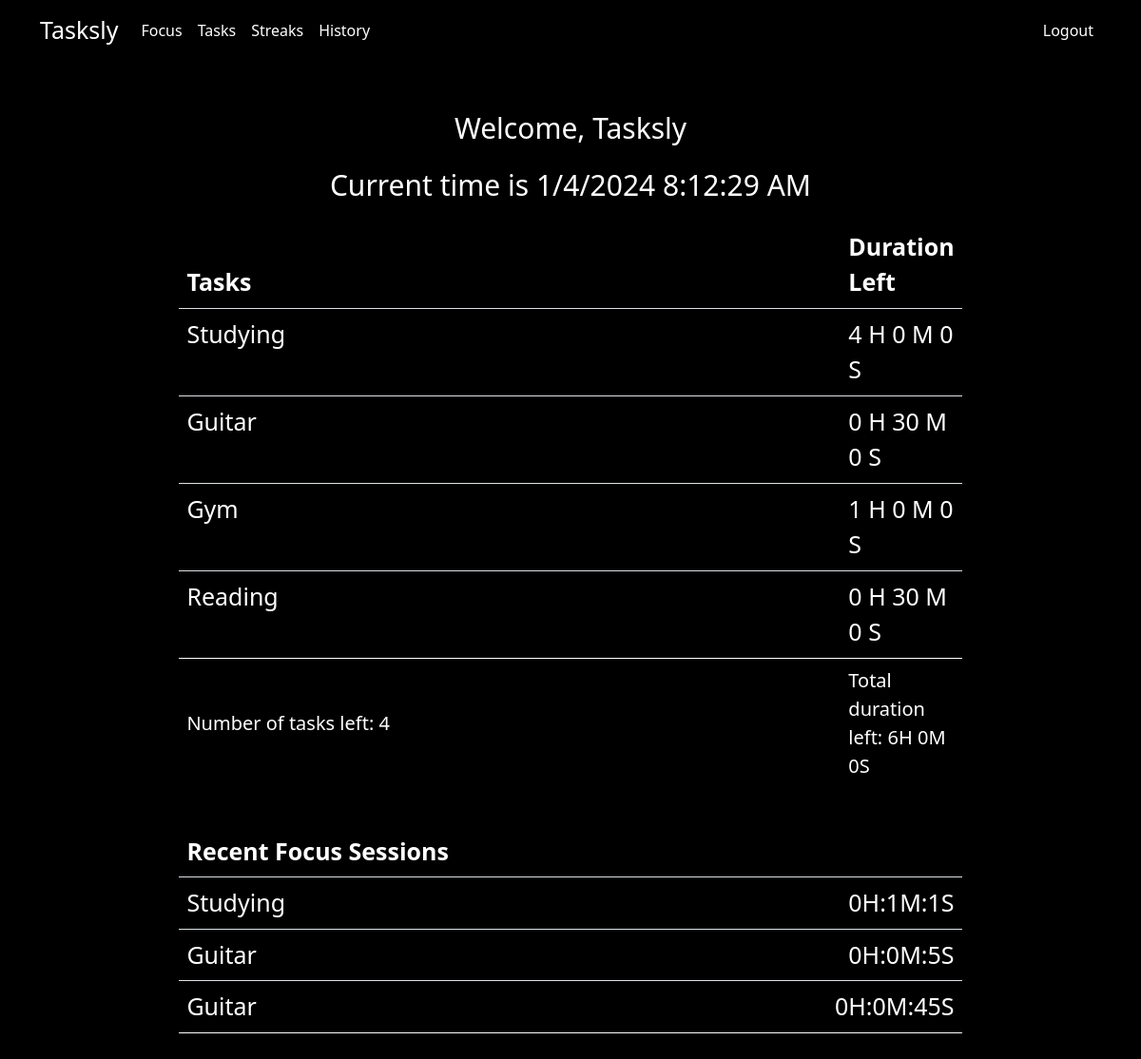
The page / (signed in) on the database its author committed.
### tables this page shows
CREATE TABLE users (
id INTEGER PRIMARY KEY AUTOINCREMENT NOT NULL,
username TEXT NOT NULL,
hash TEXT NOT NULL,
salt TEXT NOT NULL);

CREATE TABLE tasks(
user_id INTEGER NOT NULL,
id INTEGER PRIMARY KEY AUTOINCREMENT,
task TEXT NOT NULL,
goal_hours INTEGER NOT NULL,
goal_minutes INTEGER NOT NULL,
FOREIGN KEY (user_id) REFERENCES users(id));

CREATE TABLE history(
user_id INTEGER NOT NULL,
task_id INTEGER NOT NULL,
id INTEGER PRIMARY KEY AUTOINCREMENT,
duration_hours INTEGER NOT NULL,
duration_minutes INTEGER NOT NULL,
duration_seconds INTEGER NOT NULL,
time DATETIME NOT NULL,
FOREIGN KEY (user_id) REFERENCES users(id),
FOREIGN KEY (task_id) REFERENCES tasks(id));

### app.py (the view)
@app.route('/')
@login_required
def index():
    cursor = db.execute("SELECT * FROM users WHERE id = ?", (session["user_id"],))
    row = cursor.fetchone()
    cursor = db.execute("SELECT * FROM tasks WHERE user_id = ?", (session["user_id"],))
    tasks = cursor.fetchall()
    if row:
        user = row["username"]
        query = """
        SELECT history.id, tasks.task, history.duration_hours, history.duration_minutes, history.duration_seconds, history.time
        FROM history
        JOIN tasks ON history.task_id = tasks.id
        WHERE history.user_id = ?
        ORDER BY time DESC LIMIT 3
        """
        cursor = db.execute(query, (session["user_id"],))
        history = cursor.fetchall()
        duration_left = []
        cursor = db.execute("SELECT * FROM tasks WHERE user_id = ?", (session["user_id"],))
        task_duration = cursor.fetchall()
        for task in task_duration:
            hours = task["goal_hours"]
            minutes = task["goal_minutes"]
            seconds = hours * 3600 + minutes * 60
            duration_left.append({"id": task["id"], "duration": seconds})
        today_date = datetime.now()
        start_of_day = today_date.replace(hour = 0, minute = 0, second = 0, microsecond = 0)
        end_of_day = start_of_day + timedelta(days=1) - timedelta(microseconds=1)
        query = """
        SELECT tasks.id, tasks.task, history.duration_hours, history.duration_minutes, history.duration_seconds, history.time
        FROM history
        JOIN tasks ON history.task_id = tasks.id
        WHERE history.user_id = ? AND history.time >= ? AND history.time <= ?
        """
        cursor = db.execute(query, (session["user_id"], start_of_day, end_of_day,))
        today_records = cursor.fetchall()
        for record in today_records:
            for task_dict in duration_left:
                if record["id"] == task_dict["id"]:
                    task_dict["duration"] -= (record["duration_hours"] * 3600 + record["duration_minutes"] * 60 + record["duration_seconds"])
                    if task_dict["duration"] < 0:
                        task_dict["duration"] = 0
        counter_tasks = 0
        total_duration_left = 0
        for task_dict in duration_left:
            if task_dict["duration"] > 0:
                total_duration_left += task_dict["duration"]
                counter_tasks += 1
        return render_template("index.html", user=user, tasks=tasks, history=history, duration_left=duration_left, counter_tasks=counter_tasks, total_duration_left=total_duration_left)
    else:
        flash("Error loading page", "error")
        return render_template("index.html", tasks=tasks)

### app.py (called while the page is built)
@app.after_request
def after_request(response):
    response.headers["Cache-Control"] = "no-cache, no-store, must-revalidate"
    response.headers["Expires"] = 0
    response.headers["Pragma"] = "no-cache"
    return response

### helpers.py (called while the page is built)
def login_required(f):
    @wraps(f)
    def decorated_function(*args, **kwargs):
        if session.get("user_id") is None:
            return redirect("/login")
        return f(*args, **kwargs)
    return decorated_function

### templates/index.html (shortened to what this page needs)
{% extends "layout.html" %}
{% block main %}
    <div class="header">
        Welcome, {{ user }}
    </div>
    <div class="header">
        <p id="datetime"></p>
    </div>
    {% if tasks %}
        <div class="table-container">
            <table class="table table-striped">
                <thead>
                    <tr>
                        <th class="text-start" style="width: 700px;">Tasks</th>
                        <th class="text-start">Duration Left</th>
                    </tr>
                </thead>
                <tbody>
                    {% if tasks %}
                        {% for task in tasks %}
                            <tr>
                                <td class="text-start">{{ task["task"] }}</td>
                                <td class="text-start">
                                    {% for task_dict in duration_left %}
                                        {% if task_dict["id"] == task["id"] %}
                                            {{ task_dict["duration"] // 3600 }} H
                                            {{ (task_dict["duration"] % 3600) // 60 }} M
                                            {{ task_dict["duration"] % 60 }} S
                                        {% endif %}
                                    {% endfor %}
                                </td>
                            </tr>
                        {% endfor %}
                    {% endif %}
                </tbody>
                <tfoot>
                    <tr>
                        <td class="border-0 text-start">Number of tasks left: {{ counter_tasks }}</td>
                        <td class="border-0 text-start">Total duration left: {{ total_duration_left // 3600 }}H {{ (total_duration_left % 3600) // 60 }}M {{ total_duration_left % 60 }}S</td>
                    </tr>
                </tfoot>
            </table>
        </div>
        <div class="table-container">
            <table class="table table-striped">
                <thead>
                    <tr>
                        <th class="text-start">Recent Focus Sessions</th>
                        <th class="text-end"></th>
                    </tr>
                </thead>
                <tbody>
                    {% if history %}
                        {% for row in history %}
                        <tr>
                            <td class="text-start">{{ row["task"] }}</td>
                            <td class="text-end">{{ row["duration_hours"] }}H:{{ row["duration_minutes"] }}M:{{ row["duration_seconds"] }}S</td>
                        </tr>
                        {% endfor %}
                    {% endif %}
                </tbody>
            </table>
        </div>
    {% endif %}
{% endblock %}

### templates/layout.html (shortened to what this page needs)
<!DOCTYPE html>
<html lang="en">
    <head>
        <link href="https://cdn.jsdelivr.net/npm/bootstrap@5.2.3/dist/css/bootstrap.min.css" rel="stylesheet">
        <link href="/static/styles.css" rel="stylesheet">
    </head>
    <body>
      <nav class="navbar navbar-expand-lg">
        <div class="container">
            <a class="navbar-brand black-navbar nav-link" href="/">Tasksly</a>
            <div class="collapse navbar-collapse">
                {% if session["user_id"] %}
                <ul class="navbar-nav me-auto">
                    <li class="nav-item">
                        <a class="nav-link" href="/focus">Focus</a>
                    </li>
                    <li class="nav-item">
                        <a class="nav-link" href="/tasks">Tasks</a>
                    </li>
                    <li class="nav-item">
                        <a class="nav-link" href="/streaks">Streaks</a>
                    </li>
                    <li class="nav-item">
                        <a class="nav-link" href="/history">History</a>
                    </li>
                </ul>
                <ul class="navbar-nav ms-auto">
                  <li class="nav-item">
                    <a class="nav-link" href="/logout">Logout</a>
                </li>
                </ul>
                {% endif %}
            </div>
        </div>
      </nav>
      <main class="container-fluid py-5 text-center">
        {% block main %}{% endblock %}
      </main>
    </body>
</html>

### static/styles.css (style rules this page uses)
body { background-color: #000000; color: #fff; }
.black-navbar { background-color: #000; color: #fff; font-size: 25px; }
.nav-link { color: #fff; transition: color 0.3s; }
.table-striped { width: 70%; font-size: 25px; margin: 0 auto; --bs-table-striped-color: #fff; }
.table { width: 70%; font-size: 25px; margin: 0 auto; color: #fff; }
.table-container { margin-bottom: 40px; }
.header { font-size: 30px; color: #fff; margin-bottom: 15px; }
tfoot { font-size: 20px; font-weight: 200; }
.table tbody tr:last-child { border-bottom: none; }

### rows shown on the page
users: username "Tasksly"
tasks: task "Studying", task_dict "4", duration "0", task_dict "0"
tasks: task "Guitar", task_dict "0", duration "30", task_dict "0"
tasks: task "Gym", task_dict "1", duration "0", task_dict "0"
tasks: task "Reading", task_dict "0", duration "30", task_dict "0"
history: task "Studying", duration_hours "0", duration_minutes "1", duration_seconds "1"
history: task "Guitar", duration_hours "0", duration_minutes "0", duration_seconds "5"
history: task "Guitar", duration_hours "0", duration_minutes "0", duration_seconds "45"

### other values the page prints
{{ counter_tasks }} "4"
{{ total_duration_left // 3600 }} "6"
{{ (total_duration_left % 3600) // 60 }} "0"
{{ total_duration_left % 60 }} "0"
